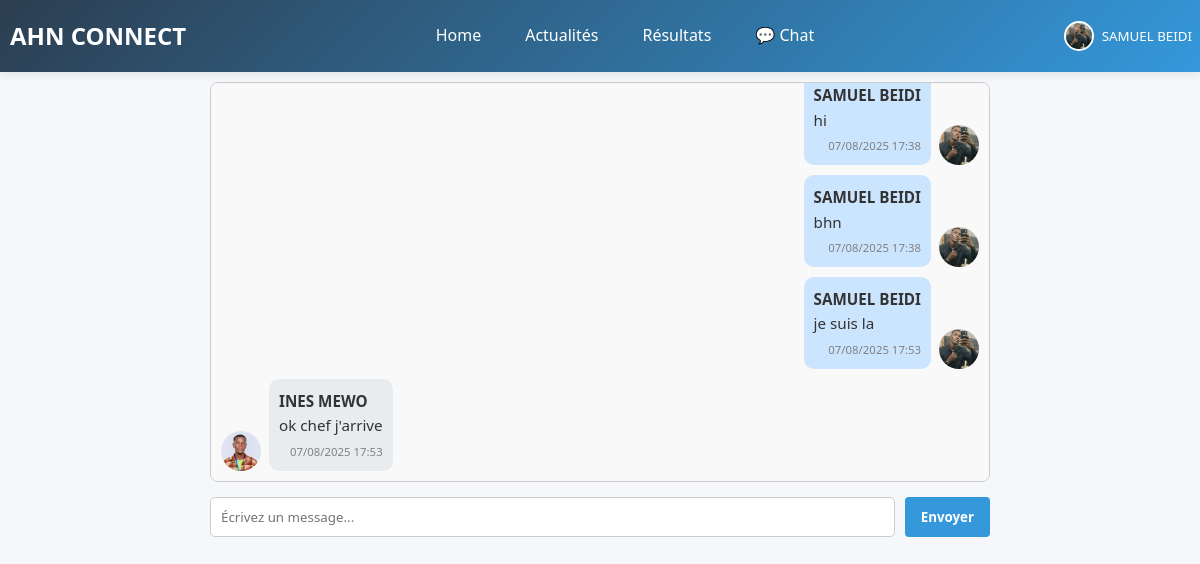
/chat.php (signed in), run on the app's committed database.
### tables this page shows
CREATE TABLE `chat` (
  `id` int(11) NOT NULL,
  `user_id` int(11) NOT NULL,
  `nom` varchar(100) DEFAULT NULL,
  `prenom` varchar(100) DEFAULT NULL,
  `photo` varchar(255) DEFAULT NULL,
  `message` text NOT NULL,
  `created_at` datetime DEFAULT current_timestamp()
);

### chat.php (the view, shortened to what this page needs)
<?php
require_once 'header.php';
require_once 'functions.php';
$user_id = $_SESSION['id'];
$sql = "SELECT * FROM chat ORDER BY created_at ASC LIMIT 50";
$result = $conn->query($sql);
?>
<div class="chat-container">
    <div id="chat-box" class="chat-box">
        <?php while ($row = $result->fetch_assoc()): ?>
            <?php $is_me = ($row['user_id'] == $user_id); ?>
            <div class="message <?= $is_me ? 'me' : 'other' ?>">
                <div class="message-content">
                    <?php if (!$is_me): ?>
                         <img src="uploads/<?= htmlspecialchars($row['photo']) ?>" alt="Photo">
                    <?php endif; ?>
                    <div class="message-bubble">
                        <strong><?= htmlspecialchars($row['prenom'] . ' ' . $row['nom']) ?></strong><br>
                        <?= htmlspecialchars($row['message']) ?>
                        <div class="timestamp"><?= date('d/m/Y H:i', strtotime($row['created_at'])) ?></div>
                    </div>
                    <?php if ($is_me): ?>
                         <img src="uploads/<?= $profile_pic ?>" alt="Profile">
                    <?php endif; ?>
                </div>
            </div>
        <?php endwhile; ?>
    </div>
    <form method="POST" action="chat.php" class="comment-form" style="margin-top: 15px; display: flex; gap: 10px;">
        <input type="text" name="message" placeholder="Écrivez un message..." required style="
            flex: 1;
            padding: 10px;
            border-radius: 5px;
            border: 1px solid #ccc;
        ">
        <button type="submit" name="envoyer" class="btn btn-primary">Envoyer</button>
    </form>
</div>

### style.css (style rules this page uses)
* { margin: 0; padding: 0; box-sizing: border-box; font-family: 'Segoe UI', Tahoma, Geneva, Verdana, sans-serif; }
:root { --primary: #3498db; --secondary: #2c3e50; --accent: #e74c3c; --light: #ecf0f1; --dark: #2c3e50; --success: #27ae60; --warning: #f39c12; --danger: #e74c3c; }
body { background-color: #f5f7fa; color: #333; line-height: 1.6; }
.btn { padding: 8px 16px; border: none; border-radius: 4px; cursor: pointer; font-weight: 600; transition: all 0.3s ease; }
.btn-primary { background-color: var(--primary); color: white; }
.comment-form { display: flex; gap: 10px; margin-bottom: 15px; }
.comment-form input { flex: 1; padding: 10px; border: 1px solid #ddd; border-radius: 20px; }

### chat.php (style rules this page uses)
.chat-container { max-width: 800px; margin: 0 auto; padding: 10px; }
.chat-box { height: 400px; overflow-y: auto; border: 1px solid #ccc; background-color: #f9f9f9; padding: 10px; border-radius: 8px; display: flex; flex-direction: column; gap: 10px; }
.message { display: flex; max-width: 100%; }
.message.other { justify-content: flex-start; }
.message.me { justify-content: flex-end; }
.message-content { display: flex; align-items: flex-end; gap: 8px; max-width: 80%; }
.message-bubble { padding: 10px; border-radius: 10px; background-color: #e9ecef; max-width: 100%; word-wrap: break-word; font-size: 0.95em; }
.me .message-bubble { background-color: #cce5ff; }
.message img { width: 40px; height: 40px; border-radius: 50%; }
.timestamp { font-size: 0.75em; color: gray; text-align: right; margin-top: 5px; }

### data on the page
chat: prenom+nom "SAMUEL BEIDI", message "hi", created_at "07/08/2025 17:38"
chat: prenom+nom "SAMUEL BEIDI", message "bhn", created_at "07/08/2025 17:38"
chat: prenom+nom "SAMUEL BEIDI", message "je suis la", created_at "07/08/2025 17:53"
chat: photo (picture), prenom+nom "INES MEWO", message "ok chef j'arrive", created_at "07/08/2025 17:53"

### other printed values
$username "SAMUEL BEIDI"
